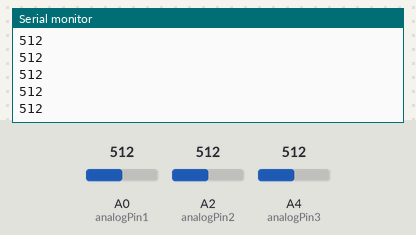
A sketch run on a simulated Arduino Uno, built with avr-gcc and run on an emulated ATmega328P. On the bench: the last lines printed to the serial monitor. The inputs (shaded band) are chosen by the test bench; at power-on: A0 (analogPin1) = 512, A2 (analogPin2) = 512, A4 (analogPin3) = 512.

Above: at 1.2 s.
1.3 s: A0 (analogPin1) set to 716
At 2.1 s:
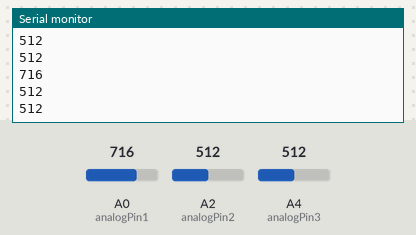
2.8 s: A2 (analogPin2) set to 306
At 3.4 s:
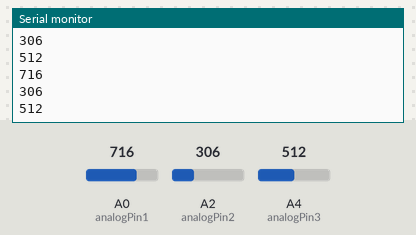
4.3 s: A4 (analogPin3) set to 900
At 5.4 s:
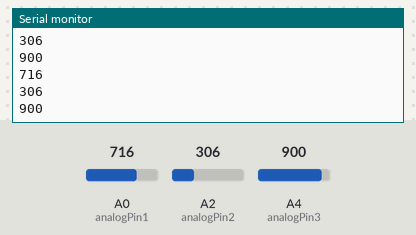
5.8 s: A4 (analogPin3) set to 1023
At 6.8 s:
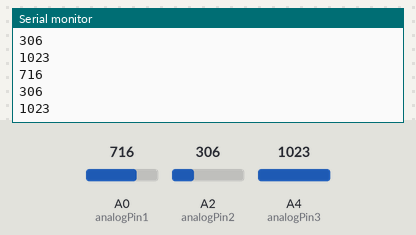
7.3 s: A2 (analogPin2) set to 122
At 8.0 s:
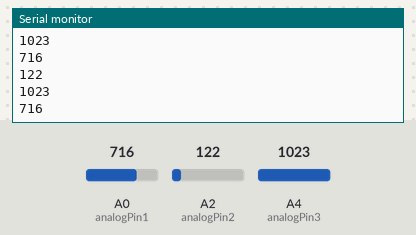
8.8 s: A0 (analogPin1) set to 900
At 9.3 s:
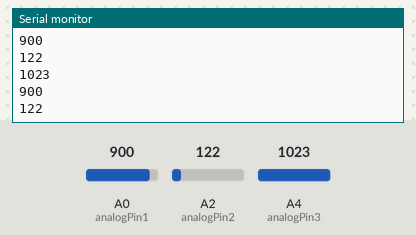
Timing chart, 0 to 11.3 s (numbered marks = the images above; inputs shaded):
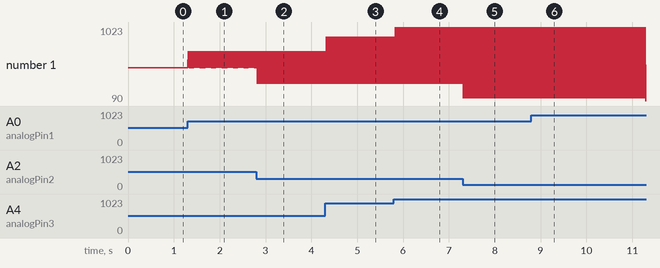

Measured:
- after the input at 1.3 s, the serial monitor: prints a new line at once (image 1)
- after the input at 2.8 s, the serial monitor: prints a new line at once (image 2)
- after the input at 4.3 s, the serial monitor: prints a new line at once (image 3)
- after the input at 5.8 s, the serial monitor: prints a new line at once (image 4)
- after the input at 7.3 s, the serial monitor: prints a new line at once (image 5)
- plotted number 1: 512 → 716 after the input at 1.3 s, 716 → 1023 after the input at 5.8 s, 1023 → 90 after the input at 8.8 s

The sketch:

Test.ino
```cpp
#include <Servo.h>

int analogPin1 = 0;
int analogPin2 = 2;
int analogPin3 = 4;
int value1 = 0;
int value2 = 0;
int value3 = 0;
int value = 0;
/*
Servo stservo;
Servo micservo;
//int Buzzer = 13;
*/

void setup()
{
  Serial.begin(9600);
 /* stservo.attach(3);
  micservo.attach(6);
  stservo.write(0);
  micservo.write(0);
 //pinMode(Buzzer,OUTPUT);
 */
}
/*
void servoMotion()
{
  //Serial.println("");
  micservo.write(60);
  delay(100);
  stservo.write(100);
  delay(100);
  micservo.write(150);
  delay(100);
  stservo.write(0);
  delay(100);

}
*/
void lineSenor()
{
  //Serial.print("you you you");
  //digitalWrite(13, HIGH);
  //Serial.println("me me me");
  value1 = analogRead(analogPin1);     // read the input pin

  value2 = analogRead(analogPin2);     // read the input pin
  value3 = analogRead(analogPin3);     // read the input pin
  value = (value1+value2+value3)/3;
  Serial.println(value1);
  Serial.println(value2);
  Serial.println(value3);
 /* if(value <70){
    Serial.write("S");
    //servoMotion();
    //digitalWrite(Buzzer, HIGH);
  }
  else
      Serial.print("Bunti");
      //digitalWrite(Buzzer, LOW);
*/
}

void loop(){

      lineSenor();
      delay(20);
//  Serial.println("S");


}
```
